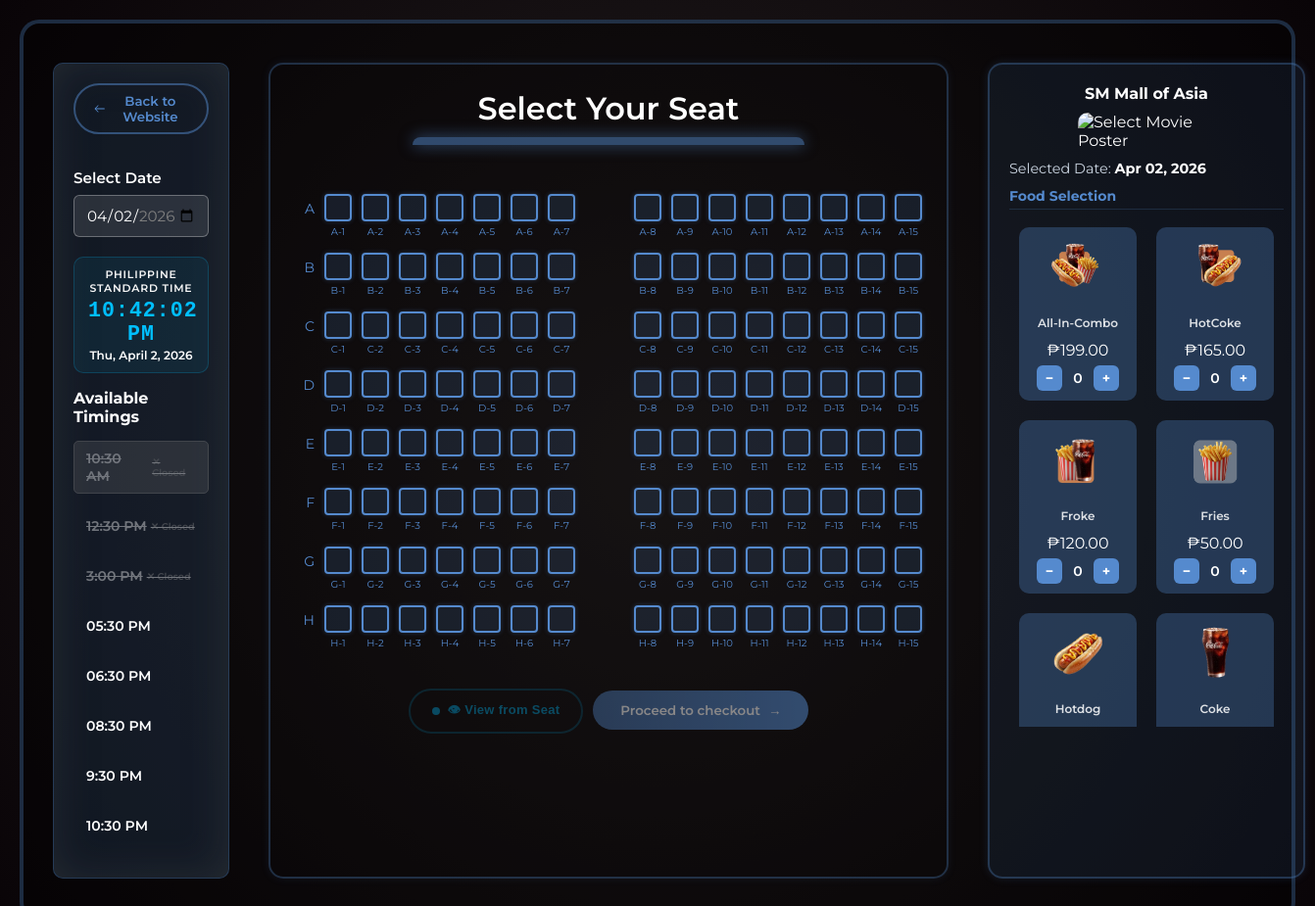
The app's page /seat-reservation.php with its own data.
### tables this page shows
CREATE TABLE FOOD (
    food_id    INT           PRIMARY KEY AUTO_INCREMENT,
    food_name  VARCHAR(50)   NOT NULL,
    food_price DECIMAL(10,2) DEFAULT 0.00,
    image_path VARCHAR(255)
);

### seat-reservation.php (the view, shortened to what this page needs)
<?php
$conn = getDBConnection();
$timings = ["10:30 AM", "12:30 PM", "3:00 PM", "05:30 PM", "06:30 PM", "08:30 PM", "9:30 PM", "10:30 PM"];
$selectedTime = $_GET['time'] ?? '10:30 AM';
$todayDate = (new DateTime('now', new DateTimeZone('Asia/Manila')))->format('Y-m-d');
$maxSelectableDate = (new DateTime($todayDate, new DateTimeZone('Asia/Manila')))->modify('+30 days')->format('Y-m-d');
$selectedDate = $_GET['date'] ?? $todayDate;
$branchName = $_GET['branch'] ?? null;
$moviePoster = 'images/default.png';
$displayMovieTitle = 'Select Movie';
$displayBranchName = 'Select Branch';
if ($branchName) {
    $displayBranchName = htmlspecialchars($branchName);
    $stmt = $conn->prepare("SELECT branch_id FROM BRANCH WHERE branch_name = ? LIMIT 1");
    $stmt->bind_param("s", $branchName);
    $stmt->execute();
    $result = $stmt->get_result();
    if ($result && $result->num_rows > 0) {
        $branchData = $result->fetch_assoc();
        $branchId = $branchData['branch_id'];
    }
    $stmt->close();
} else {
    $displayBranchName = 'SM Mall of Asia';
}
$cinemaName = '';
$bookedSeats = [];
?>
<!DOCTYPE html>
<html lang="en">
<head>
    <link rel="stylesheet" href="css/seats.css" />
    <link rel="stylesheet" href="css/seat-reservation-food.css" />
</head>
<body>
    <div class="container">
        <aside class="timings">
            <button class="back-btn" onclick="window.location.href='TICKETIX NI CLAIRE.php'">
                <svg xmlns="http://www.w3.org/2000/svg" width="16" height="16" fill="currentColor" viewBox="0 0 16 16">
                    <path fill-rule="evenodd" d="M15 8a.5.5 0 0 1-.5.5H3.707l3.147 3.146a.5.5 0 0 1-.708.708l-4-4a.5.5 0 0 1 0-.708l4-4a.5.5 0 1 1 .708.708L3.707 7.5H14.5A.5.5 0 0 1 15 8z"/>
                </svg>
                Back to Website
            </button>
            <div class="date-selector">
                <label for="datePicker">Select Date</label>
                <input type="date" id="datePicker" value="<?= htmlspecialchars($selectedDate) ?>" min="<?= htmlspecialchars($todayDate) ?>" max="<?= htmlspecialchars($maxSelectableDate) ?>">
            </div>
            <div class="ph-clock">
                <div class="ph-clock-label">Philippine Standard Time</div>
                <div class="ph-clock-time" id="ph-time">--:-- --</div>
                <div class="ph-clock-date" id="ph-date">---</div>
            </div>
            <h3>Available Timings</h3>
            <ul id="timing-list">
                <?php
                foreach ($timings as $time) {
                    $activeClass = ($time === $selectedTime) ? "active" : "";
                    echo "<li tabindex='0' role='button' class='$activeClass' data-time='$time'><span class='icon'></span> $time</li>";
                }
                ?>
            </ul>
        </aside>
        <main class="seat-selection">
            <h1>Select Your Seat</h1>
            <div class="screen"></div>
            <div class="seats-wrapper">
                <?php
                $seatsPerRow = 10;
                $numRows = 10;
                if ($cinemaName) {
                    switch ($cinemaName) {
                        case "Director's Club":
                            $cinemaCapacity = 50;
                            $seatsPerRow = 10;
                            $numRows = 5;
                            break;
                        case 'IMAX':
                            $cinemaCapacity = 150;
                            $seatsPerRow = 15;
                            $numRows = 10;
                            break;
                        case 'Regular':
                        default:
                            $cinemaCapacity = 120;
                            $seatsPerRow = 15;
                            $numRows = 8;
                            break;
                    }
                } else {
                    $seatsPerRow = 15;
                    $numRows = 8;
                }
                $rowLetters = range('A', 'Z');
                for ($r = 0; $r < $numRows; $r++):
                    $rowLetter = $rowLetters[$r];
                    echo '<div class="row"><div class="row-label">' . $rowLetter . '</div>';
                    for ($i = 1; $i <= $seatsPerRow; $i++):
                        $seatNumber = $rowLetter . '-' . $i;
                        $seatNumberAlt = $rowLetter . $i;
                        $isBooked = in_array($seatNumber, $bookedSeats) || in_array($seatNumberAlt, $bookedSeats);
                        $classes = "seat";
                        $disabled = $isBooked ? "aria-disabled='true' tabindex='-1'" : "tabindex='0' role='checkbox' aria-checked='false'";
                        $dataAttr = "data-seat='$rowLetter-$i'";
                        echo "<div class='seat-container'>";
                        echo "<div class='$classes' $disabled $dataAttr></div>";
                        echo "<span class='seat-label'>$seatNumber</span>";
                        echo "</div>";
                    endfor;
                    echo '</div>';
                endfor;
                ?>
            </div>
            <button id="proceed-btn" class="proceed-btn" disabled>
                Proceed to checkout <span>→</span>
            </button>
        </main>
        <aside class="movie-info">
            <h3><?= $cinemaName ? htmlspecialchars($cinemaName) . ' — ' : '' ?><?= $displayBranchName ?></h3>
            <div class="movie-poster">
                <img src="<?= $moviePoster ?>" alt="<?= $displayMovieTitle ?> Poster" onerror="this.src='images/default.png'">
            </div>
            <div class="selected-date-info">
                <span>Selected Date:</span>
                <strong><?= date('M d, Y', strtotime($selectedDate)) ?></strong>
            </div>
            <div class="food-section">
                <h4>Food Selection</h4>
                <div class="food-grid">
                    <?php
                    $foodsQuery = $conn->query("SELECT * FROM FOOD");
                    if ($foodsQuery && $foodsQuery->num_rows > 0) {
                        while ($food = $foodsQuery->fetch_assoc()) {
                            echo "
                            <div class='food-item' data-item='{$food['food_name']}' data-food-id='{$food['food_id']}' data-food-price='{$food['food_price']}'>
                                <img src='{$food['image_path']}' alt='{$food['food_name']}'>
                                <div class='food-name'>{$food['food_name']}</div>
                                <div class='food-price'>₱{$food['food_price']}</div>
                                <div class='food-controls'>
                                    <button class='decrease'>−</button>
                                    <span class='count'>0</span>
                                    <button class='increase'>+</button>
                                </div>
                            </div>";
                        }
                    } else {
                        echo "<p>No foods available.</p>";
                    }
                    ?>
                </div>
            </div>
        </aside>
    </div>
</body>
</html>

### css/seats.css (style rules this page uses)
* { box-sizing: border-box; margin: 0; padding: 0; font-family: 'Montserrat', sans-serif; }
body { background: radial-gradient(circle at center, #252021, #090407); color: #fff; min-height: 100vh; display: flex; align-items: center; justify-content: center; padding: 20px; }
.container { display: flex; gap: 40px; border: 4px solid rgba(85, 138, 206, 0.301); border-radius: 20px; padding: 40px 30px; max-width: 1400px; width: 100%; background: rgba(0, 0, 0, 0.4); }
aside.timings { background: rgba(85, 138, 206, 0.15); border: 1px solid rgba(85, 138, 206, 0.3); box-shadow: inset 0 0 40px rgba(55, 61, 63, 0.5); border-radius: 10px; padding: 20px; width: 180px; font-size: 14px; font-weight: 600; }
aside.timings h3 { margin-bottom: 15px; font-weight: 700; font-size: 16px; }
aside.timings ul { list-style: none; }
aside.timings ul li { display: flex; align-items: center; margin-bottom: 15px; cursor: pointer; color: #fff; padding: 8px 12px; border-radius: 5px; border: 1px solid transparent; transition: background-color 0.3s ease; }
aside.timings ul li.active { background: rgba(85, 138, 206, 0.5); border-color: #558ace; }
main.seat-selection { flex: 1; text-align: center; }
main.seat-selection h1 { font-weight: 600; margin-bottom: 10px; }
.screen { position: relative; margin: 0 auto 50px; max-width: 400px; height: 8px; background: rgba(85, 138, 206, 0.5); box-shadow: 0 0 15px rgba(85, 138, 206, 0.6); border-radius: 30px 30px 0 0; }
.screen::before { content: ""; position: absolute; top: -22px; left: 50%; transform: translateX(-50%); font-size: 12px; color: #558ace; }
.seats-wrapper { display: flex; flex-direction: column; gap: 15px; max-width: 680px; margin: 0 auto 40px; }
.row { display: flex; justify-content: center; align-items: flex-start; gap: 10px; }
.row-label { width: 20px; text-align: right; font-size: 14px; color: #558ace; padding-top: 6px; }
.seat-container { display: flex; flex-direction: column; align-items: center; gap: 4px; }
.seat-label { font-size: 10px; color: #558ace; }
.seat { width: 28px; height: 28px; border-radius: 4px; border: 2px solid #558ace; background: rgba(85, 138, 206, 0.15); cursor: pointer; transition: background 0.3s, border 0.3s, box-shadow 0.3s; box-shadow: 0 0 5px rgba(85, 138, 206, 0.3); }
.proceed-btn { background: linear-gradient(to right, #558acebd, #558ace); border: none; border-radius: 40px; padding: 12px 28px; font-weight: 600; color: #fff; cursor: pointer; display: inline-flex; align-items: center; gap: 8px; transition: all 0.3s ease; }
.proceed-btn:disabled { opacity: 0.5; cursor: not-allowed; }
.back-btn { background: transparent; border: 2px solid rgba(85, 138, 206, 0.5); color: #558ace; font-weight: 600; border-radius: 30px; padding: 8px 18px; margin-bottom: 15px; cursor: pointer; transition: all 0.3s ease; display: inline-flex; align-items: center; gap: 6px; }
.back-btn svg { width: 18px; height: 18px; }
aside.movie-info h4 { font-size: 14px; color: #558ace; margin-top: 10px; margin-bottom: 8px; border-bottom: 1px solid rgba(85, 138, 206, 0.2); padding-bottom: 4px; }
.movie-info h3 { font-size: 16px; text-align: center; color: #FFFFFF; margin-bottom: 10px; }
.movie-poster img { width: 50%; border-radius: 10px; display: block; margin-left: auto; margin-right: auto; }
.movie-info h4 { font-size: 14px; color: #558ace; margin-bottom: 8px; }
.food-grid { display: grid; grid-template-columns: repeat(2, 1fr); grid-auto-rows: auto; gap: 20px; justify-items: center; padding: 10px; max-height: 520px; overflow-y: auto; }
.food-item { background: rgba(85, 138, 206, 0.1); border-radius: 10px; padding: 10px; text-align: center; width: 120px; transition: transform 0.2s ease, background 0.2s ease; }
.food-item img { width: 80px; height: 80px; object-fit: contain; margin-bottom: 8px; }
.food-name { font-size: 12px; font-weight: 600; color: rgba(255, 255, 255, 0.85); margin-bottom: 4px; text-align: center; min-height: 30px; display: flex; align-items: center; justify-content: center; }
.seat-selection { border: 2px solid rgba(85, 138, 206, 0.3); border-radius: 15px; padding: 25px; box-shadow: 0 0 10px rgba(85, 138, 206, 0.1); }
.movie-info { background: rgba(85, 138, 206, 0.1); border: 2px solid rgba(85, 138, 206, 0.3); border-radius: 15px; padding: 20px; box-shadow: 0 0 10px rgba(85, 138, 206, 0.15); }

### records on screen
food: image_path (picture), food_name "All-In-Combo", food_price "199.00"
food: image_path (picture), food_name "HotCoke", food_price "165.00"
food: image_path (picture), food_name "Froke", food_price "120.00"
food: image_path (picture), food_name "Fries", food_price "50.00"
food: image_path (picture), food_name "Hotdog"
food: image_path (picture), food_name "Coke"

### other values on screen
$time "10:30 AM"
$time "12:30 PM"
$time "3:00 PM"
$time "05:30 PM"
$time "06:30 PM"
$time "08:30 PM"
$time "9:30 PM"
$time "10:30 PM"
$rowLetter "A"
$seatNumber "A-1"
$seatNumber "A-2"
$seatNumber "A-3"
$seatNumber "A-4"
$seatNumber "A-5"
$seatNumber "A-6"
